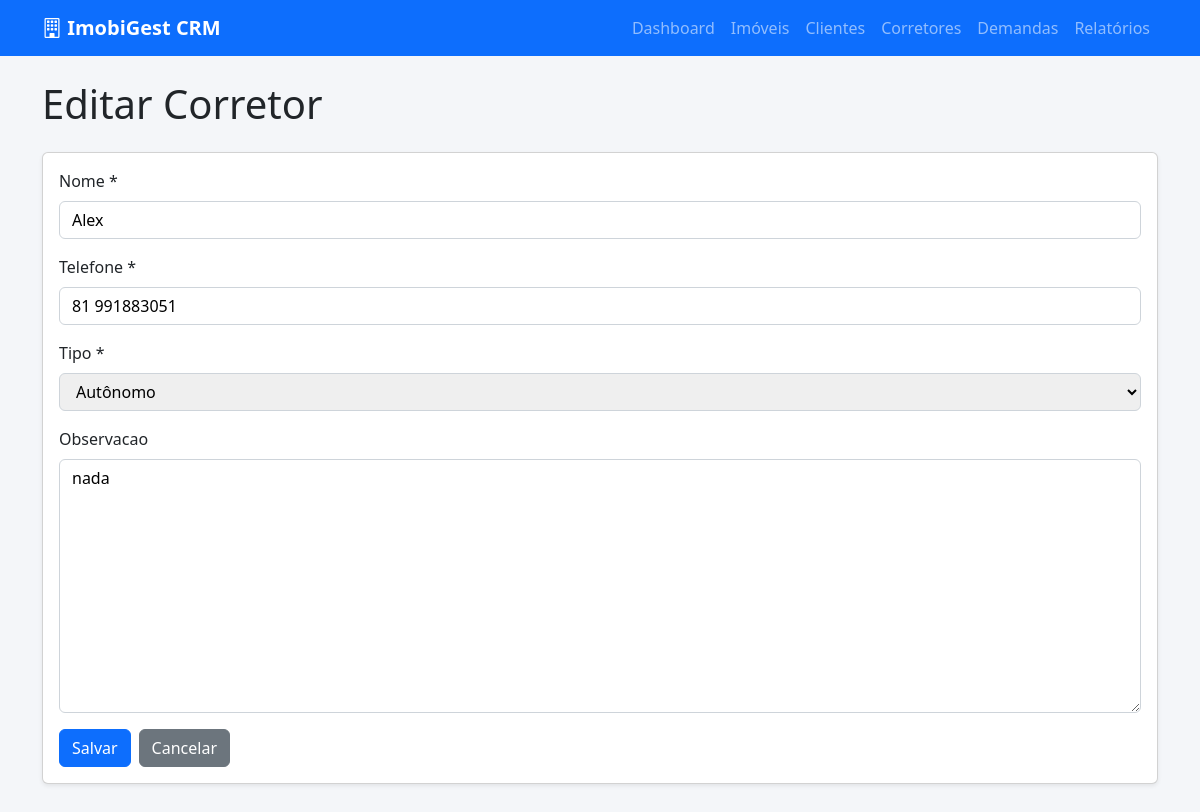
Page /corretores/editar/1/ on the committed database.
### apps/imoveis/models.py (models this page shows, shortened)
class Corretor(models.Model):
    TIPO_CHOICES = [
        ('autonomo', 'Autônomo'),
        ('imobiliaria', 'Imobiliária'),
    ]
    nome = models.CharField(max_length=150)
    telefone = models.CharField(max_length=20)
    tipo = models.CharField(max_length=20, choices=TIPO_CHOICES)
    observacao = models.TextField(blank=True, null=True)

### apps/corretores/views.py (the view)
# urls.py: path('editar/<int:pk>/', CorretorUpdateView.as_view(), name='update'),
class CorretorUpdateView(UpdateView):
    model = Corretor
    form_class = CorretorForm
    template_name = 'corretores/form.html'
    success_url = reverse_lazy('corretores:list')

### apps/corretores/forms.py
class CorretorForm(forms.ModelForm):
    class Meta:
        model = Corretor
        fields = ['nome', 'telefone', 'tipo', 'observacao']

### apps/corretores/templates/corretores/form.html (shortened to what this page needs)
{% extends 'base.html' %}
{% block content %}
<h1 class="mb-4">{% if object %}Editar{% else %}Novo{% endif %} Corretor</h1>
<div class="card shadow-sm">
    <div class="card-body">
        <form method="post">
            {% for field in form %}
            <div class="mb-3">
                <label class="form-label">{{ field.label }}{% if field.field.required %} *{% endif %}</label>
                {{ field }}
            </div>
            {% endfor %}
            <div class="d-flex gap-2">
                <button class="btn btn-primary">Salvar</button>
                <a href="{% url 'corretores:list' %}" class="btn btn-secondary">Cancelar</a>
            </div>
        </form>
    </div>
</div>
{% endblock %}

### templates/base.html (style rules this page uses)
body { background-color: #f4f6f9; }
main input:not([type=checkbox]):not([type=file]):not([type=radio]), main select, main textarea { display: block; width: 100%; padding: .375rem .75rem; font-size: 1rem; border: 1px solid #ced4da; border-radius: .375rem; }

### rows in the picture
Corretor: form "Alex" "81 991883051" "Autônomo" "nada"

### other values in the picture
{{ field.label }} "Nome" "Telefone" "Tipo" "Observacao"
